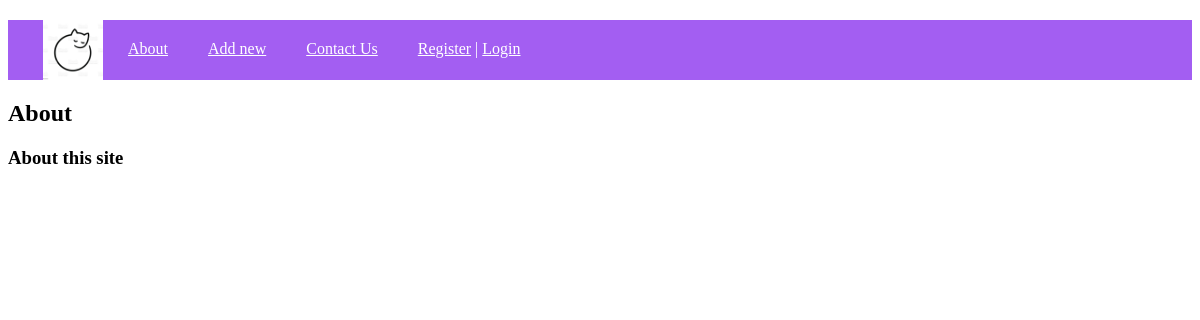
The page /about/ on the database its author committed.
### cats/models.py (models this page shows, shortened)
class Menu(models.Model):
    title = models.CharField(max_length=100, db_index=True, verbose_name='Menu')
    url_name = models.CharField(max_length=100, db_index=True, verbose_name='url_name')
    class Meta:
        verbose_name = 'Menu'
        verbose_name_plural = 'Menu'
        ordering = ['id']

### cats/views.py (the view)
# urls.py: path('about/', about, name='about'),
def about(request):
    return render(request, 'cats/about.html', {'title': 'About', 'menu': Menu.objects.all()})

### cats/templates/cats/about.html
{% extends 'cats/base.html' %}
{% block content %}
<h2>{{ title }}</h2>
<h3>About this site</h3>
{% endblock %}

### cats/templates/cats/base.html (shortened to what this page needs)
{% load static %}
<!DOCTYPE html>
<html lang="en">
<head>
    <link type="text/css" href="{% static 'cats/css/styles.css' %}" rel="stylesheet" />
</head>
<body>
{% block mainmenu %}
<div class="header">
    <div id="mainmenu" class="mainmenu">
                <a href="{% url 'home' %}"><div class="logo"></div></a>
{% for m in menu %}
       <div class="menu-items">
            <a href="{% url m.url_name %}">{{m.title}}</a>
       </div>
{% endfor %}
        {% if request.user.is_authenticated %}
        <div class="menu-items">
            <a href="#"> {{ user.username }} </a> | <a href="{% url 'logout' %}">Logout</a>
        </div>
        {% else %}
        <div class="menu-items">
          <a href="{% url 'register' %}">Register</a> | <a href="{% url 'login' %}">Login</a>
        </div>
        {% endif %}
    </div>
</div>
    {% endblock mainmenu %}
    {% block content %}
    {% endblock %}
</body>
</html>

### cats/static/cats/css/styles.css (style rules this page uses)
html, body { font-family: 'Georgia'; height: 100%; }
.header { background: #a35ef2; height: 60px; }
.logo { background: url('../images/logocat.jpg') no-repeat 15px; background-size: contain; width: 70px; height: 60px; padding-right: 10px; }
.mainmenu { display: flex; color: white; margin: 20px; }
.menu-items { margin: 20px; }
.menu-items a { color: white; }

### rows shown on the page
Menu: title "About"
Menu: title "Add new"
Menu: title "Contact Us"

### other values the page prints
{{ title }} "About"
